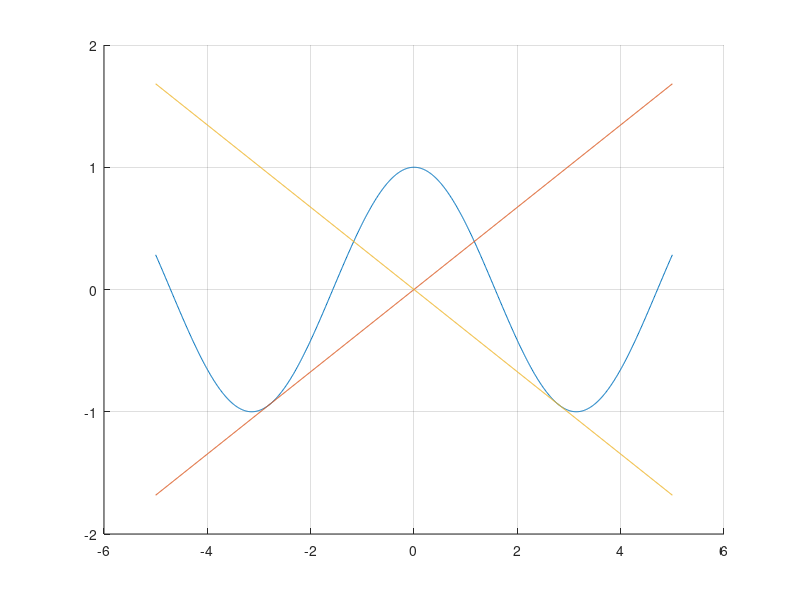

Write MATLAB code to recreate this figure.
disp("2.5.59 Finding tangent line that pass through origin")
hold on
grid on
x = -5:0.01:5;
f = @(x) cos(x);
y = f(x);
plot(x, y)
disp("By looking at the graph we can conclude that")
disp("the function y = cosx will have a tangent that")
disp("passes through origin every wavelength and")
disp("the tangent will have a smaller inclination every time")
disp("We can also draw the conclusion that the two tangents")
disp("with the steepest slope will be the ones closest to")
disp("the origin")

disp("All tangents pass through the point x = a, y = cosa")
disp("And the slope of it is the derivative of y")
disp("which is -sinx")
disp("Then we have the function of the line which is")
disp("y - (cos(a)) = -sin(a)(x - a)")
disp("To calculate for a we use matlab function fzero")

calcA = @(a) cos(a) + sin(a)*a;

a = fzero(calcA, 0);

disp("Which we get to be: ")
disp(a)
disp("Our function for one of the two tangents is then: ")
disp("g(x) = cos(-2.8) - sin(-2.8)*(x - (-2.8))")
g = @(x) cos(a) - sin(a)*(x - a);
y = g(x);
plot(x, y)

disp("To find the other one, all we have to do is take")
disp("the negative of a")
h = @(x) cos(-a) - sin(-a)*(x - (-a));
y = h(x);
plot(x, y)